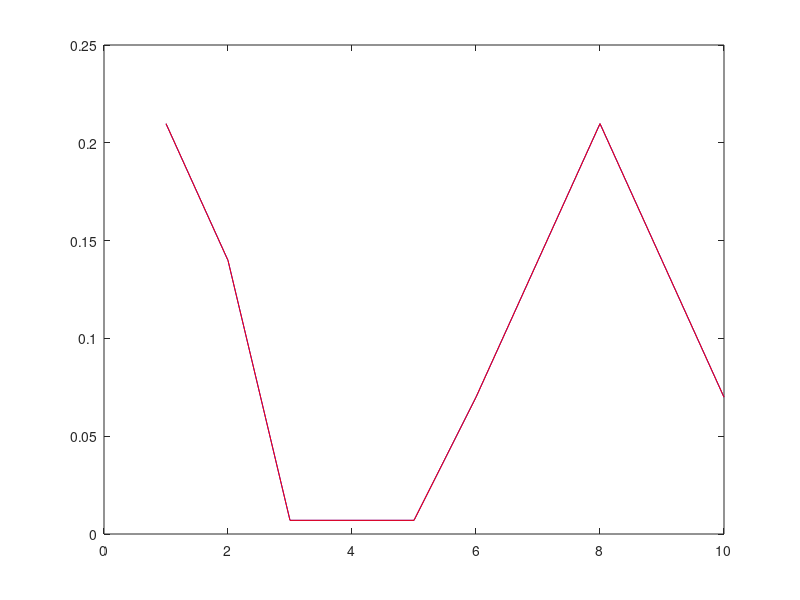

This figure's MATLAB source: (Note: this script raises an error after producing the figure.)
close all
clear

a = [1 2 3 2 1 0.1 0.1 0.1 0.1 0.1];
a = ones(1,10);
%a = [10, 1, 1, 1, 1, 1, 1, 1, 1, 1];
b = [0.1 0.1 0.1 0.1 0.1 1 2 3 2 1]';
b = [3 2 0.1 0.1 0.1 1 2 3 2 1]';
%a = [1 2 3 2 1 0 0 0 0 0];
%b = [0 0 0 0 0 1 2 3 2 1]';

a = b';

a = a/sum(a);
b = b/sum(b);
cost = zeros(10,10);
for i = 1:10
    for j = 1:10
        cost(i,j) = abs(i-j);
    end
end

figure;
plot(a,'blue');
hold on
p1 = plot(b,'red');
p1(1).LineWidth = 3;
    axis([0,10,0,0.4])
% pause
a
b

T = 100;

epsilon = 0.1;

delta = 0.005;

N=10;
fHist = ones(1,N);
gHist = ones(N,1);
aHist = a;

for (i=1:50)
    if false % true
        [plan, f, g] = Sinkhorn(cost, a, b, epsilon, 0.01);
%         f'
        fHist = [fHist; f];
        gHist = [gHist, g];
        F = epsilon*log(f)-T*log(a);
        Ffinite = isfinite(F);
        F(not(Ffinite)) = 0;
        F = F - Ffinite*sum(F)/sum(Ffinite);
        aNew = a-delta*F;
        if any(aNew < 0)
            Fpos = F;
            Fpos(Fpos<0) = 0;
            [deltaTemp, I] = min(a./Fpos);
            aNew = a-deltaTemp*F;
            aNew(I) = 0;
        end
        a = aNew;
%         a'
    else
        max_grad_descent_steps = 1;
        lambda = T;
        C = cost;
        K = exp(-cost/epsilon);
        source = b;
        target = a';
        
        source = reshape(source, length(source), 1);
        target = reshape(target, length(target), 1);

        opt_iters = 5000;
        
        [obj_val, target_OT] = OT_grad_descent(max_grad_descent_steps, lambda,...
            C, K, epsilon, source, target, opt_iters);
        a = target_OT';
%         a'
    end
    aHist = [aHist; a];
    plot(a,'blue');
    axis([0,10,0,1])
%     pause(0.1);
end
p2 = plot(a,'magenta');
p2(1).LineWidth = 3;
axis([0,10,0,1])